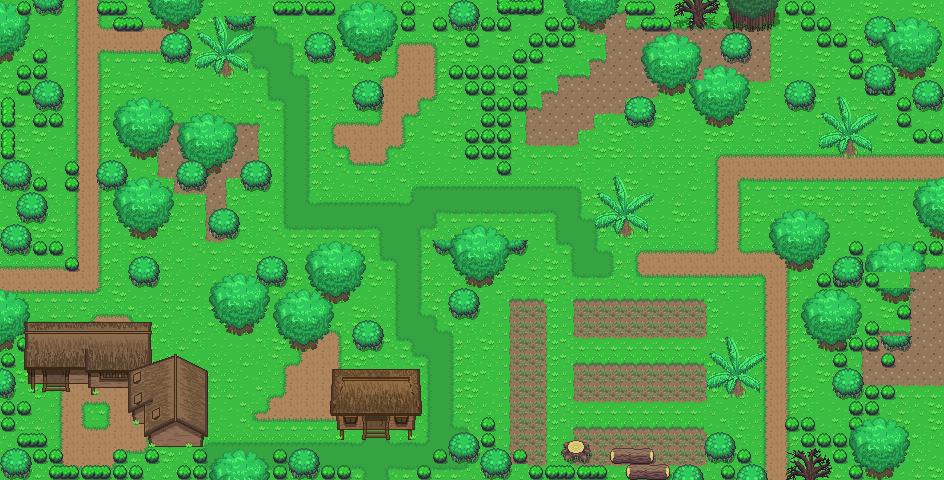

This is a level from a 2D game, rendered from its Tiled map with the project's own tilesets. A one-line summary and the map file follow, with tile-layer data summarised:
An orthogonal 59x30 tile map with 16x16 px tiles, 10 tile layers (Base, endblocks, Cliff, Objects 1, ...), 2 tilesets.

<map version="1.0.0" orientation="orthogonal" renderorder="left-down" width="59" height="30" tilewidth="16" tileheight="16" nextobjectid="1">
 <tileset firstgid="1" source="../Tileset/Overworld.tsx" />
 <tileset firstgid="1729" source="../Tileset/Building.tsx" />
 <layer name="Base" width="59" height="30">
  <data>[1770 cells, 1770 non-empty, 47 distinct tile ids]</data>
 </layer>
 <layer name="endblocks" width="59" height="30">
  <data>[1770 cells, 238 non-empty, 53 distinct tile ids]</data>
 </layer>
 <layer name="Cliff" width="59" height="30">
  <data>[1770 cells, 0 non-empty, 0 distinct tile ids]</data>
 </layer>
 <layer name="Objects 1" width="59" height="30">
  <data>[1770 cells, 0 non-empty, 0 distinct tile ids]</data>
 </layer>
 <layer name="Plants 1" width="59" height="30">
  <data>[1770 cells, 68 non-empty, 6 distinct tile ids]</data>
 </layer>
 <layer name="Buildings 1" width="59" height="30">
  <data>[1770 cells, 64 non-empty, 64 distinct tile ids]</data>
 </layer>
 <layer name="Building 2" width="59" height="30">
  <data>[1770 cells, 25 non-empty, 25 distinct tile ids]</data>
 </layer>
 <layer name="Objects 2" width="59" height="30">
  <data>[1770 cells, 0 non-empty, 0 distinct tile ids]</data>
 </layer>
 <layer name="Plants 2" width="59" height="30">
  <data>[1770 cells, 64 non-empty, 3 distinct tile ids]</data>
 </layer>
 <layer name="Above Player" width="59" height="30">
  <properties>
   <property name="unity:sortingLayerName" value="AbovePlayer" />
  </properties>
  <data>[1770 cells, 307 non-empty, 49 distinct tile ids]</data>
 </layer>
</map>
